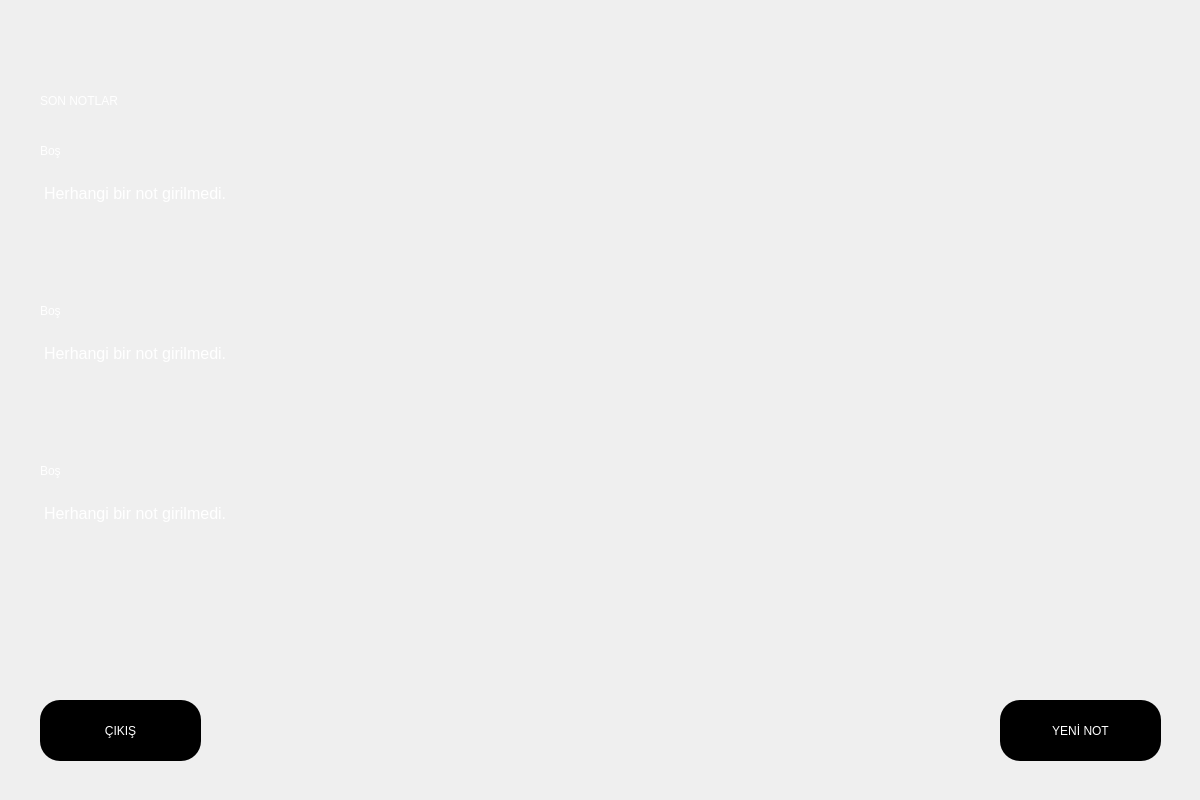
<?xml version="1.0" encoding="UTF-8"?>
<ui version="4.0">
 <class>Dialog</class>
 <widget class="QDialog" name="Dialog">
  <property name="geometry">
   <rect>
    <x>0</x>
    <y>0</y>
    <width>1200</width>
    <height>800</height>
   </rect>
  </property>
  <property name="windowTitle">
   <string>Dialog</string>
  </property>
  <widget class="QWidget" name="widget" native="true">
   <property name="geometry">
    <rect>
     <x>0</x>
     <y>0</y>
     <width>1200</width>
     <height>800</height>
    </rect>
   </property>
   <property name="styleSheet">
    <string notr="true">QWidget#widget
{background-color:qlineargradient(spread:pad, x1:0.119403, y1:0.915, x2:0.811, y2:0.420909, stop:0 rgba(0, 0, 0, 255), stop:1 rgba(0, 85, 127, 255))};</string>
   </property>
   <widget class="QPushButton" name="pushButton">
    <property name="geometry">
     <rect>
      <x>1000</x>
      <y>700</y>
      <width>161</width>
      <height>61</height>
     </rect>
    </property>
    <property name="styleSheet">
     <string notr="true">font: 63 22pt &quot;Bahnschrift&quot;;
background-color:rgb(0, 0, 0);
color:rgb(255, 255, 255);
border-radius:20px;</string>
    </property>
    <property name="text">
     <string>YENİ NOT</string>
    </property>
   </widget>
   <widget class="QLabel" name="label">
    <property name="geometry">
     <rect>
      <x>40</x>
      <y>20</y>
      <width>521</width>
      <height>41</height>
     </rect>
    </property>
    <property name="styleSheet">
     <string notr="true">font: 63 20pt &quot;Bahnschrift&quot;;</string>
    </property>
    <property name="text">
     <string/>
    </property>
   </widget>
   <widget class="QLabel" name="label_2">
    <property name="geometry">
     <rect>
      <x>980</x>
      <y>20</y>
      <width>181</width>
      <height>41</height>
     </rect>
    </property>
    <property name="styleSheet">
     <string notr="true">font: 63 24pt &quot;Bahnschrift&quot;;</string>
    </property>
    <property name="text">
     <string/>
    </property>
   </widget>
   <widget class="QTextEdit" name="textEdit">
    <property name="geometry">
     <rect>
      <x>40</x>
      <y>180</y>
      <width>1101</width>
      <height>101</height>
     </rect>
    </property>
    <property name="styleSheet">
     <string notr="true">border-radius:60px;
background-color:rgba(0,0,0,0);
color:rgb(255, 255, 255);
font: 75 12pt &quot;MS Shell Dlg 2&quot;;</string>
    </property>
    <property name="html">
     <string>&lt;!DOCTYPE HTML PUBLIC &quot;-//W3C//DTD HTML 4.0//EN&quot; &quot;http://www.w3.org/TR/REC-html40/strict.dtd&quot;&gt;
&lt;html&gt;&lt;head&gt;&lt;meta name=&quot;qrichtext&quot; content=&quot;1&quot; /&gt;&lt;style type=&quot;text/css&quot;&gt;
p, li { white-space: pre-wrap; }
&lt;/style&gt;&lt;/head&gt;&lt;body style=&quot; font-family:'MS Shell Dlg 2'; font-size:12pt; font-weight:72; font-style:normal;&quot;&gt;
&lt;p style=&quot; margin-top:0px; margin-bottom:0px; margin-left:0px; margin-right:0px; -qt-block-indent:0; text-indent:0px;&quot;&gt;Herhangi bir not girilmedi.&lt;/p&gt;&lt;/body&gt;&lt;/html&gt;</string>
    </property>
   </widget>
   <widget class="QTextEdit" name="textEdit_2">
    <property name="geometry">
     <rect>
      <x>40</x>
      <y>340</y>
      <width>1101</width>
      <height>101</height>
     </rect>
    </property>
    <property name="styleSheet">
     <string notr="true">border-radius:60px;
background-color:rgba(0,0,0,0);
color:rgb(255, 255, 255);
font: 75 12pt &quot;MS Shell Dlg 2&quot;;</string>
    </property>
    <property name="html">
     <string>&lt;!DOCTYPE HTML PUBLIC &quot;-//W3C//DTD HTML 4.0//EN&quot; &quot;http://www.w3.org/TR/REC-html40/strict.dtd&quot;&gt;
&lt;html&gt;&lt;head&gt;&lt;meta name=&quot;qrichtext&quot; content=&quot;1&quot; /&gt;&lt;style type=&quot;text/css&quot;&gt;
p, li { white-space: pre-wrap; }
&lt;/style&gt;&lt;/head&gt;&lt;body style=&quot; font-family:'MS Shell Dlg 2'; font-size:12pt; font-weight:72; font-style:normal;&quot;&gt;
&lt;p style=&quot; margin-top:0px; margin-bottom:0px; margin-left:0px; margin-right:0px; -qt-block-indent:0; text-indent:0px;&quot;&gt;Herhangi bir not girilmedi.&lt;/p&gt;&lt;/body&gt;&lt;/html&gt;</string>
    </property>
   </widget>
   <widget class="QTextEdit" name="textEdit_3">
    <property name="geometry">
     <rect>
      <x>40</x>
      <y>500</y>
      <width>1101</width>
      <height>101</height>
     </rect>
    </property>
    <property name="styleSheet">
     <string notr="true">border-radius:60px;
background-color:rgba(0,0,0,0);
color:rgb(255, 255, 255);
font: 75 12pt &quot;MS Shell Dlg 2&quot;;</string>
    </property>
    <property name="html">
     <string>&lt;!DOCTYPE HTML PUBLIC &quot;-//W3C//DTD HTML 4.0//EN&quot; &quot;http://www.w3.org/TR/REC-html40/strict.dtd&quot;&gt;
&lt;html&gt;&lt;head&gt;&lt;meta name=&quot;qrichtext&quot; content=&quot;1&quot; /&gt;&lt;style type=&quot;text/css&quot;&gt;
p, li { white-space: pre-wrap; }
&lt;/style&gt;&lt;/head&gt;&lt;body style=&quot; font-family:'MS Shell Dlg 2'; font-size:12pt; font-weight:72; font-style:normal;&quot;&gt;
&lt;p style=&quot; margin-top:0px; margin-bottom:0px; margin-left:0px; margin-right:0px; -qt-block-indent:0; text-indent:0px;&quot;&gt;Herhangi bir not girilmedi.&lt;/p&gt;&lt;/body&gt;&lt;/html&gt;</string>
    </property>
   </widget>
   <widget class="QLabel" name="label_3">
    <property name="geometry">
     <rect>
      <x>40</x>
      <y>80</y>
      <width>521</width>
      <height>41</height>
     </rect>
    </property>
    <property name="styleSheet">
     <string notr="true">font: 63 18pt &quot;Bahnschrift&quot;;
color:rgb(255, 255, 255);
</string>
    </property>
    <property name="text">
     <string>SON NOTLAR</string>
    </property>
   </widget>
   <widget class="QLabel" name="label_4">
    <property name="geometry">
     <rect>
      <x>40</x>
      <y>450</y>
      <width>791</width>
      <height>41</height>
     </rect>
    </property>
    <property name="styleSheet">
     <string notr="true">font: 63 20pt &quot;Bahnschrift&quot;;
color:rgb(255, 255, 255)</string>
    </property>
    <property name="text">
     <string>Boş</string>
    </property>
   </widget>
   <widget class="QLabel" name="label_5">
    <property name="geometry">
     <rect>
      <x>40</x>
      <y>290</y>
      <width>791</width>
      <height>41</height>
     </rect>
    </property>
    <property name="styleSheet">
     <string notr="true">font: 63 20pt &quot;Bahnschrift&quot;;
color:rgb(255, 255, 255)</string>
    </property>
    <property name="text">
     <string>Boş</string>
    </property>
   </widget>
   <widget class="QLabel" name="label_6">
    <property name="geometry">
     <rect>
      <x>40</x>
      <y>130</y>
      <width>791</width>
      <height>41</height>
     </rect>
    </property>
    <property name="styleSheet">
     <string notr="true">font: 63 20pt &quot;Bahnschrift&quot;;
color:rgb(255, 255, 255)</string>
    </property>
    <property name="text">
     <string>Boş</string>
    </property>
   </widget>
   <widget class="QLabel" name="label_7">
    <property name="geometry">
     <rect>
      <x>850</x>
      <y>130</y>
      <width>791</width>
      <height>41</height>
     </rect>
    </property>
    <property name="styleSheet">
     <string notr="true">font: 63 20pt &quot;Bahnschrift&quot;;
color:rgb(255, 255, 255)</string>
    </property>
    <property name="text">
     <string/>
    </property>
   </widget>
   <widget class="QLabel" name="label_8">
    <property name="geometry">
     <rect>
      <x>850</x>
      <y>290</y>
      <width>791</width>
      <height>41</height>
     </rect>
    </property>
    <property name="styleSheet">
     <string notr="true">font: 63 20pt &quot;Bahnschrift&quot;;
color:rgb(255, 255, 255)</string>
    </property>
    <property name="text">
     <string/>
    </property>
   </widget>
   <widget class="QLabel" name="label_9">
    <property name="geometry">
     <rect>
      <x>850</x>
      <y>450</y>
      <width>791</width>
      <height>41</height>
     </rect>
    </property>
    <property name="styleSheet">
     <string notr="true">font: 63 20pt &quot;Bahnschrift&quot;;
color:rgb(255, 255, 255)</string>
    </property>
    <property name="text">
     <string/>
    </property>
   </widget>
   <widget class="QPushButton" name="pushButton_2">
    <property name="geometry">
     <rect>
      <x>40</x>
      <y>700</y>
      <width>161</width>
      <height>61</height>
     </rect>
    </property>
    <property name="styleSheet">
     <string notr="true">font: 63 22pt &quot;Bahnschrift&quot;;
background-color:rgb(0, 0, 0);
color:rgb(255, 255, 255);
border-radius:20px;</string>
    </property>
    <property name="text">
     <string>ÇIKIŞ</string>
    </property>
   </widget>
  </widget>
 </widget>
 <resources/>
 <connections/>
</ui>
